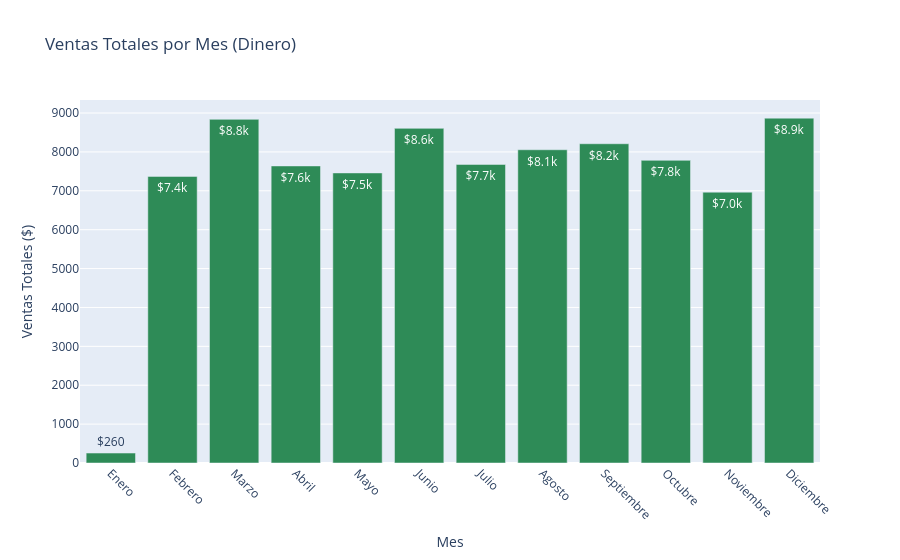

The cell this chart's notebook holds for it:
### Code cell
# Preparar datos específicos para ventas en dinero
ventas_mensual_dinero = ventas_completo[ventas_completo['Estado'] == 'Completa'].groupby(
    ['Mes', 'Categoría']
).agg({'Venta_Total': 'sum'}).reset_index()

# Mapear números de mes a nombres
nombres_meses = {
    1: 'Enero', 2: 'Febrero', 3: 'Marzo', 4: 'Abril', 5: 'Mayo', 6: 'Junio',
    7: 'Julio', 8: 'Agosto', 9: 'Septiembre', 10: 'Octubre', 11: 'Noviembre', 12: 'Diciembre'
}

ventas_mensual_dinero['Mes_Nombre'] = ventas_mensual_dinero['Mes'].map(nombres_meses)

# Asegurar orden correcto de meses
ventas_mensual_dinero['Mes_Nombre'] = pd.Categorical(
    ventas_mensual_dinero['Mes_Nombre'], 
    categories=list(nombres_meses.values()), 
    ordered=True
)

# Calcular totales por mes - DINERO
totales_mes_dinero = ventas_mensual_dinero.groupby('Mes_Nombre')['Venta_Total'].sum().reset_index()

# Crear tabla interactiva - DINERO
fig_tabla_dinero = go.Figure(data=[go.Table(
    header=dict(
        values=['<b>Mes</b>', '<b>Ventas Totales</b>'],
        fill_color='lightgreen',
        align='left',
        font=dict(size=14, color='black')
    ),
    cells=dict(
        values=[
            totales_mes_dinero['Mes_Nombre'],
            ['$' + f'{x:,.2f}' for x in totales_mes_dinero['Venta_Total']]
        ],
        fill_color='lightyellow',
        align='left',
        font=dict(size=12)
    )
)])

# Gráfico de barras para ventas por mes - DINERO
fig_barras_dinero = px.bar(totales_mes_dinero,
                    x='Mes_Nombre',
                    y='Venta_Total',
                    title='Ventas Totales por Mes (Dinero)',
                    labels={'Venta_Total': 'Ventas Totales ($)', 'Mes_Nombre': 'Mes'},
                    text_auto='$.2s')

fig_barras_dinero.update_layout(xaxis_tickangle=45)
fig_barras_dinero.update_traces(marker_color='seagreen')
fig_barras_dinero.show()

### Figure 1 — Plotly figure (JSON) as saved in the notebook; plotly's stock layout.template omitted (floating-point values rounded to 4 significant figures)
{"data": [{"hovertemplate": "Mes=%{x}<br>Ventas Totales ($)=%{y}<extra></extra>", "legendgroup": "", "marker": {"color": "seagreen", "pattern": {"shape": ""}}, "name": "", "orientation": "v", "showlegend": false, "textposition": "auto", "texttemplate": "%{y:$.2s}", "type": "bar", "x": ["Enero", "Febrero", "Marzo", "Abril", "Mayo", "Junio", "Julio", "Agosto", "Septiembre", "Octubre", "Noviembre", "Diciembre"], "xaxis": "x", "y": [256.0, 7370.0, 8838.0, 7639.0, 7460.0, 8606.0, 7678.0, 8056.0, 8210.0, 7783.0, 6965.0, 8869.0], "yaxis": "y"}], "layout": {"barmode": "relative", "legend": {"tracegroupgap": 0}, "title": {"text": "Ventas Totales por Mes (Dinero)"}, "xaxis": {"anchor": "y", "domain": [0, 1], "tickangle": 45, "title": {"text": "Mes"}}, "yaxis": {"anchor": "x", "domain": [0, 1], "title": {"text": "Ventas Totales ($)"}}}}
